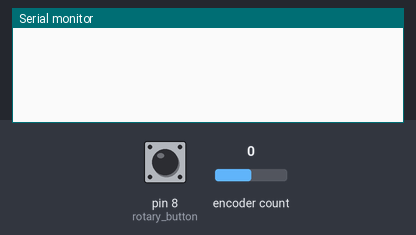
Recording of a sketch running on a simulated Arduino Uno, built with avr-gcc and run on an emulated ATmega328P. Parts: the last lines printed to the serial monitor. Inputs (shaded band) come from the test bench; at power-on: pin 8 (rotary_button) HIGH, encoder count 0.

Above: at 1.2 s.
1.3 s: pin 8 (rotary_button) pulled LOW for 0.15 s
At 2.1 s:
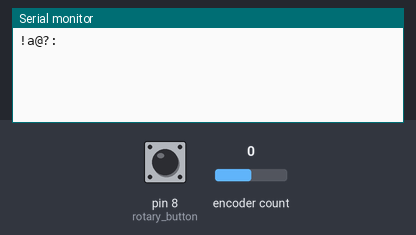
2.9 s: pin 8 (rotary_button) pulled LOW for 1 s
At 4.1 s:
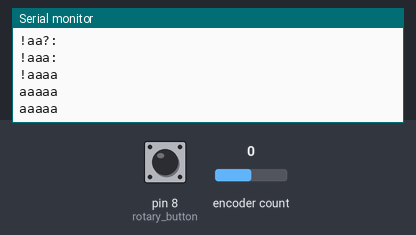

The sketch:

rotary.ino
```cpp
#include <Encoder.h>
#define channelA 5
#define debounce 200
#define channelB 6
#define rotary_button 8
#define name_length 5
#define ENCODER_DO_NOT_USE_INTERRUPTS

char my_name[name_length + 1] = {'!', '#', '@', '?', ':', '\0'};
char letters[] = {'a', 'b', 'c', 'd', 'e', 'f', 'g', 'h',
  'i', 'j', 'k', 'l', 'm', 'n', 'o', 'p', 'q', 'r', 's', 't',
  'u', 'v', 'w', 'x', 'y', 'z'};
char current_letter;
int current_index = 0;
unsigned long prevTime;

Encoder rotary(channelA, channelB);
long position;

void setup()  {
  Serial.begin(9600);
  pinMode(rotary_button, INPUT_PULLUP);
}

void loop()  {
  long newPos = abs(rotary.read() % 26);
  if (newPos != position && newPos >= 0) {
    position = newPos;
  }

  if (millis() - prevTime > debounce) {
    if (digitalRead(rotary_button) == LOW) {
      current_index++;
      my_name[current_index % name_length] = letters[position];
      Serial.println(my_name);
      prevTime = millis();
    }
  }
}
```

Measured:
- after the input at 1.3 s, the serial monitor: prints a new line at once (image 1)
- after the input at 2.9 s, the serial monitor: prints a new line at once (image 2)
